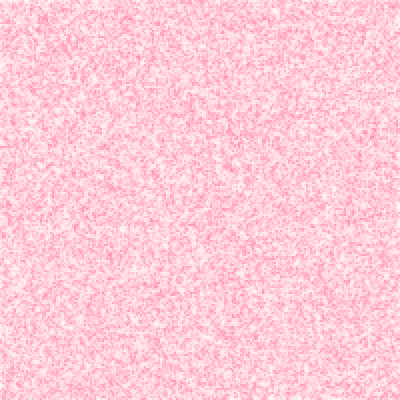
Frame 1 (no input)
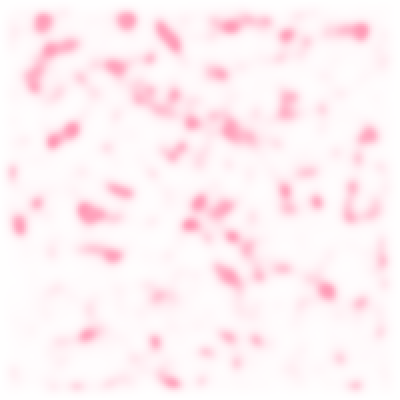
Frame 60 (the mouse pressed at the canvas centre just before this capture)
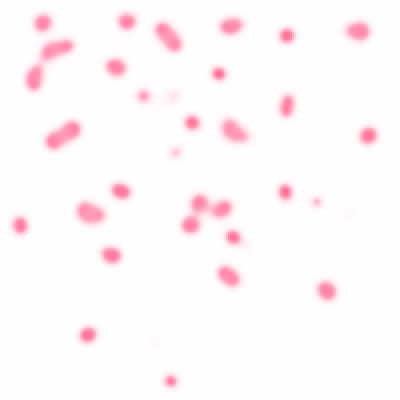
Frame 120 (the mouse held since frame 60 and released just before this capture)

The Processing sketch that drew these frames (run headless with seeded random() and noise(); from frame 60 on, the mouse is pressed at the canvas centre):

// Processing sketch: ReactionDiffusion
// ── ReactionDiffusion.pde
Cell[][] cellMatrix;
int cellSize;
int cols , rows;

void setup(){
  frameRate(30);
  size( 400, 400 );
  cellSize = 2;
  cols = width / cellSize;
  rows = height / cellSize;
  cellMatrix = new Cell[cols][rows];
  
  for(int y = 0 ; y < cols; y++){
    for(int x = 0 ; x < rows; x++){
      cellMatrix[x][y] = new Cell( random(0,1) , random(0,0.4) );
    }
  }
  
  
}

void Convolution(int absX, int absY){
  int nValues = 0;
  float aValues = 0;
  float bValues = 0;
  
  cellMatrix[absX][absY].RefreshValues();
  
  for(int offsetY = -1 ; offsetY < 2; offsetY++){
    for(int offsetX = -1 ; offsetX < 2; offsetX++){
      int targetCellX = absX+offsetX;
      int targetCellY = absY+offsetY;
      if( targetCellX >= 0 && targetCellX < cols ){
        if( targetCellY >= 0 && targetCellY < rows ){
          
          nValues++;
          
          if( offsetX == 0 && offsetY == 0){
            
            aValues += cellMatrix[targetCellX][targetCellY].GetA() * -1;
            bValues += cellMatrix[targetCellX][targetCellY].GetB() * -1;
          
          }else if ( offsetX == 0 || offsetY == 0){
            
            aValues += cellMatrix[targetCellX][targetCellY].GetA() * 0.2;
            bValues += cellMatrix[targetCellX][targetCellY].GetB() * 0.2;
          
          }else{
            
            aValues += cellMatrix[targetCellX][targetCellY].GetA() * 0.05;
            bValues += cellMatrix[targetCellX][targetCellY].GetB() * 0.05;
          
          }
        }    
      }
    }
  }
  
  cellMatrix[absX][absY].SendA( aValues );
  cellMatrix[absX][absY].SendB( bValues );
  
  cellMatrix[absX][absY].Calculate();
  
} 

void draw(){
 for(int y = 0 ; y < cols; y++){
    for(int x = 0 ; x < rows; x++){
      
      //convolution call
      if( x >= 1 && x < cols-1 ){
        if( y >= 1 && y < rows-1 ){
          
        }
      }
      Convolution( x , y );
      
      //display part
      //color c = color(125*cellMatrix[x][y].GetCalcA()+125,125,125*cellMatrix[x][y].GetCalcB()+125);
      color c = color( 255 , 255-250*cellMatrix[x][y].GetCalcB() , 255-180*cellMatrix[x][y].GetCalcB());
      
      fill(c);
      noStroke();
      rect(x*cellSize,y*cellSize,cellSize,cellSize);
    }
  }
}

// ── Cell.pde
class Cell{
  float dt;

  float dA;
  float dB;
  
  float f;
  float k;
  
  float a;
  float b;
  
  float calcA;
  float calcB;

  Cell(float _a , float _b){
   a = _a;
   b = _b;
   dt =   1;
   dA = 1.0;
   dB = 0.5;
   f = 0.055;
   k = 0.062;
   calcA = a;
   calcB = b;
  }
  
  void RefreshValues(){
    a = calcA;
    b = calcB;
  }
  
  void Calculate(){
    calcA = a + ( dA * (calcA) -a*b*b +f*(1-a) ) * dt;
    calcB = b + ( dB * (calcB) +a*b*b -(k+f)*b ) * dt;
  }
 
  //acessors
  float GetCalcA(){
    return calcA;
  }
  
  float GetA(){
    return a;
  }
  
  void SendA(float _a){
    calcA = _a;
  }
  
  float GetCalcB(){
    return calcB;
  }
  
  float GetB(){
    return b;
  }
  
  void SendB(float _b){
    calcB = _b;
  }

}
